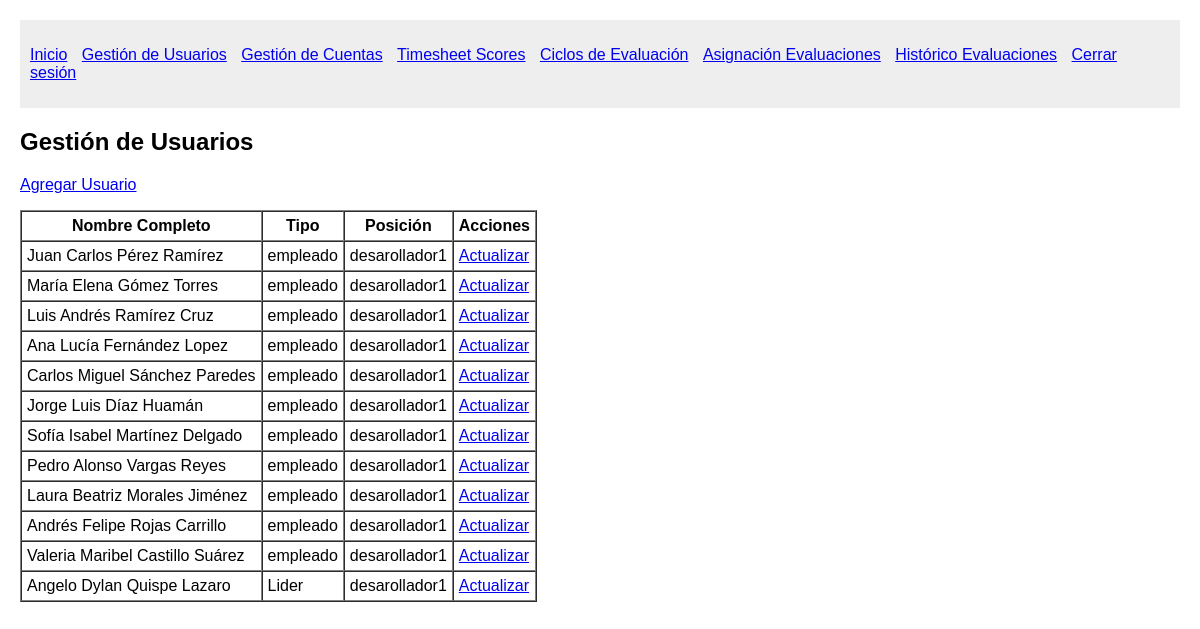
Before: /users/ (signed in) with the older database file.
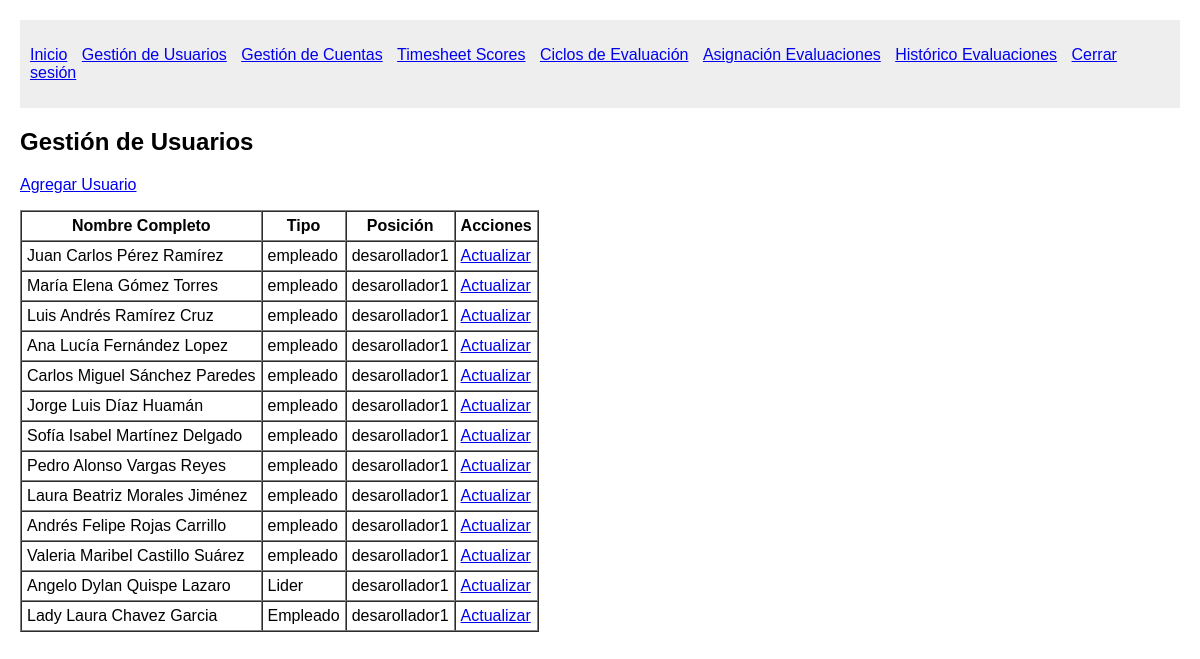
After: the same page with the newer database file.
### System/models.py (models this page shows)
class Usuario(models.Model):
    first_name = models.CharField(max_length=50)
    middle_name = models.CharField(max_length=50, blank=True, null=True)
    last_name = models.CharField(max_length=50)
    second_last_name = models.CharField(max_length=50, blank=True, null=True)
    user_type = models.CharField(max_length=50)
    position = models.ForeignKey(Position, on_delete=models.PROTECT)

class Position(models.Model):
    position_code = models.CharField(max_length=20)
    position_name = models.CharField(max_length=100)

### System/views.py (the view)
# urls.py: path('users/', views.manage_users, name='manage_users'),
@login_required
def manage_users(request):
    usuarios = Usuario.objects.all()
    return render(request, 'System/manage_users.html', {'usuarios': usuarios})

### System/views.py (called while the page is built)
def login_required(view_func):
    @wraps(view_func)
    def wrapped_view(request, *args, **kwargs):
        if not request.session.get('user_id'):
            return redirect('login')
        return view_func(request, *args, **kwargs)
    return wrapped_view

### System/templates/System/manage_users.html (shortened to what this page needs)
{% extends 'System/base.html' %}
{% load static %}
{% block content %}
    <h2>Gestión de Usuarios</h2>
    <p><a href="{% url 'add_user' %}">Agregar Usuario</a></p>
    <table border="1" cellspacing="0" cellpadding="5">
        <thead>
            <tr>
                <th>Nombre Completo</th>
                <th>Tipo</th>
                <th>Posición</th>
                <th>Acciones</th>
            </tr>
        </thead>
        <tbody>
            {% for usuario in usuarios %}
                <tr>
                    <td>
                        {{ usuario.first_name }}
                        {% if usuario.middle_name %}{{ usuario.middle_name }} {% endif %}
                        {{ usuario.last_name }}
                        {% if usuario.second_last_name %}{{ usuario.second_last_name }}{% endif %}
                    </td>
                    <td>{{ usuario.user_type }}</td>
                    <td>{{ usuario.position.position_name }}</td>
                    <td>
                        <a href="{% url 'update_user' usuario.id %}">Actualizar</a>
                    </td>
                </tr>
            {% empty %}
                <tr>
                    <td colspan="4">No hay usuarios registrados.</td>
                </tr>
            {% endfor %}
        </tbody>
    </table>
{% endblock %}

### System/templates/System/base.html (shortened to what this page needs)
{% load static %}
<!DOCTYPE html>
<html>
<head>
    <link rel="stylesheet" href="{% static 'css/styles.css' %}">
</head>
<body>
    <nav>
        <ul>
            <li><a href="{% url 'home' %}">Inicio</a></li>
            <li><a href="{% url 'manage_users' %}">Gestión de Usuarios</a></li>
            <li><a href="{% url 'list_accounts' %}">Gestión de Cuentas</a></li>
            <li><a href="{% url 'list_timesheets' %}">Timesheet Scores</a></li>
            <li><a href="{% url 'list_evaluation_cycles' %}">Ciclos de Evaluación</a></li>
            <li><a href="{% url 'list_temp_assignments' %}">Asignación Evaluaciones</a></li>
            <li><a href="{% url 'list_permanent_assignments' %}">Histórico Evaluaciones</a></li>
            <li><a href="{% url 'logout' %}">Cerrar sesión</a></li>
        </ul>
    </nav>
    {% block content %}
    {% endblock %}
</body>
</html>

### System/static/css/styles.css (style rules this page uses)
body { font-family: Arial, sans-serif; margin: 20px; }
nav { background-color: #eee; padding: 10px; }
nav ul { list-style: none; padding: 0; }
nav ul li { display: inline; margin-right: 10px; }

Changed rows visible on the page:
added Usuario: first_name "Lady", middle_name "Laura", last_name "Chavez", second_last_name "Garcia", user_type "Empleado", position.position_name "desarollador1"
